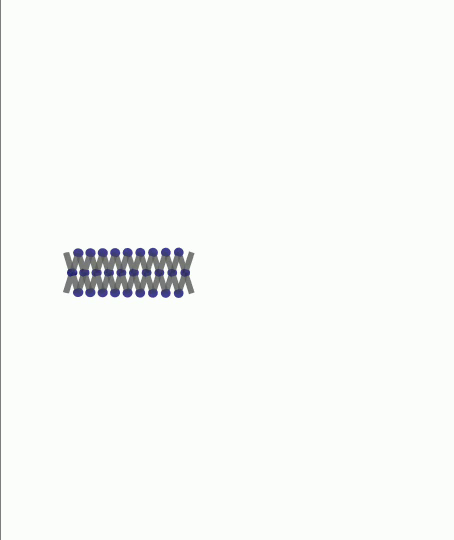
#> input picture frame 4 of paper_data/video_6/orig/video_6_rotated.mov, 908 x 1080 px, given in place of video_6.mp4, which was not available (shown at 1/2 size)
$ jupyter execute --allow-errors 'scissor_test copy.ipynb'   (text cells are left out)
#> lines starting #> are read from the running program, lines starting #| are printed output that depends on the picture
[cell 1]
import os
import torch

from base64 import b64encode
from cotracker.utils.visualizer import Visualizer, read_video_from_path
from IPython.display import HTML

[cell 2]
video_dir = '../paper_data/video_6/'
video_path = os.path.join(video_dir, 'orig/video_6_rotated.mov')
#> (the rest of this cell did not finish here and is left out)

[cell 3]
import cv2
import numpy as np
import os
import torch

def rotate_and_save_video(input_path, output_path):
    # Open the video file
#> called with input_path = '../paper_data/video_6/orig/video_6.mp4'
    cap = cv2.VideoCapture(input_path)

    # Get video properties
    width = int(cap.get(cv2.CAP_PROP_FRAME_WIDTH))
    height = int(cap.get(cv2.CAP_PROP_FRAME_HEIGHT))
    fps = int(cap.get(cv2.CAP_PROP_FPS))

    # Define the codec and create VideoWriter object
    fourcc = cv2.VideoWriter_fourcc(*'mp4v')
    out = cv2.VideoWriter(output_path, fourcc, fps, (height, width))  # Note the swapped height and width

    while cap.isOpened():
        ret, frame = cap.read()
#> frame is the input picture: shape (1080, 908, 3); mean B, G, R 247.2, 249.7, 247.7
        if ret:
            # Rotate the frame 90 degrees clockwise
            rotated_frame = cv2.rotate(frame, cv2.ROTATE_90_CLOCKWISE)
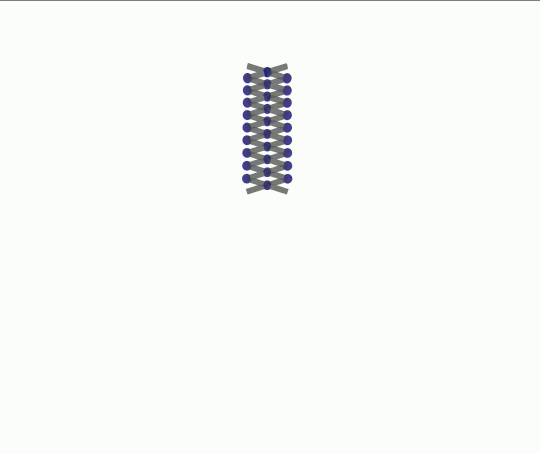
#> rotated_frame: shape (908, 1080, 3) (shown at 1/2 size); mean B, G, R 247.2, 249.7, 247.7

            # Write the rotated frame
            out.write(rotated_frame)
        else:
            break

    # Release everything
    cap.release()
    out.release()
    cv2.destroyAllWindows()

# Your existing code
video_dir = '../paper_data/video_6/'
input_video_path = os.path.join(video_dir, 'orig/video_6.mp4')
output_video_path = os.path.join(video_dir, 'orig/video_6_rotated.mp4')

# Rotate and save the video
rotate_and_save_video(input_video_path, output_video_path)

# If you still need the video as a torch tensor
video = cv2.VideoCapture(output_video_path)
frames = []
while video.isOpened():
    ret, frame = video.read()
    if ret:
        frame = cv2.cvtColor(frame, cv2.COLOR_BGR2RGB)
        frames.append(frame)
    else:
        break
video.release()

video = np.stack(frames)
video = torch.from_numpy(video).permute(0, 3, 1, 2)[None].float()


$ run again, starting later in the video
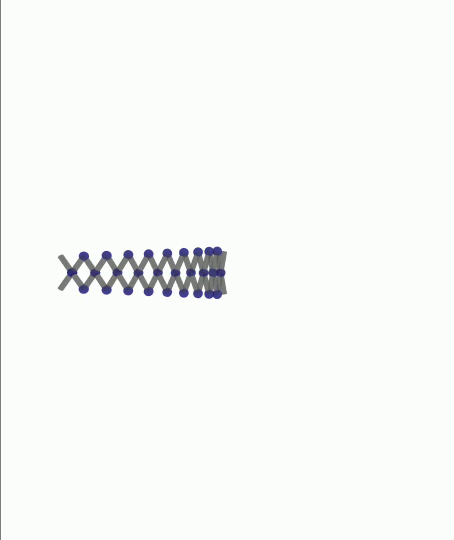
#> input picture frame 18 of paper_data/video_6/orig/video_6_rotated.mov, 908 x 1080 px, given in place of video_6.mp4, which was not available (shown at 1/2 size)
#> in rotate_and_save_video, frame is the input picture: shape (1080, 908, 3); mean B, G, R 247.2, 249.7, 247.7
#> in rotate_and_save_video, `rotated_frame = cv2.rotate(frame, cv2.ROTATE_90_CLOCKWISE)`:
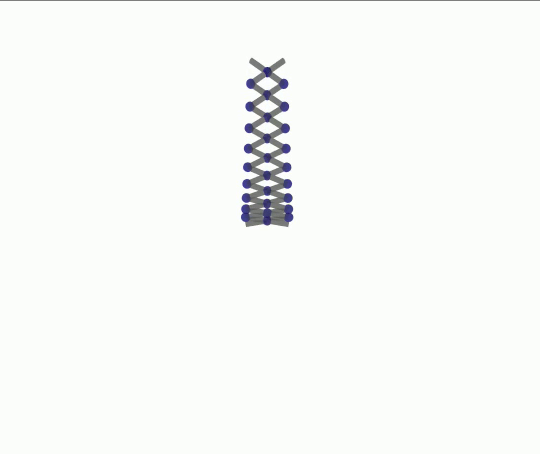
#> rotated_frame: shape (908, 1080, 3) (shown at 1/2 size); mean B, G, R 247.2, 249.7, 247.7
